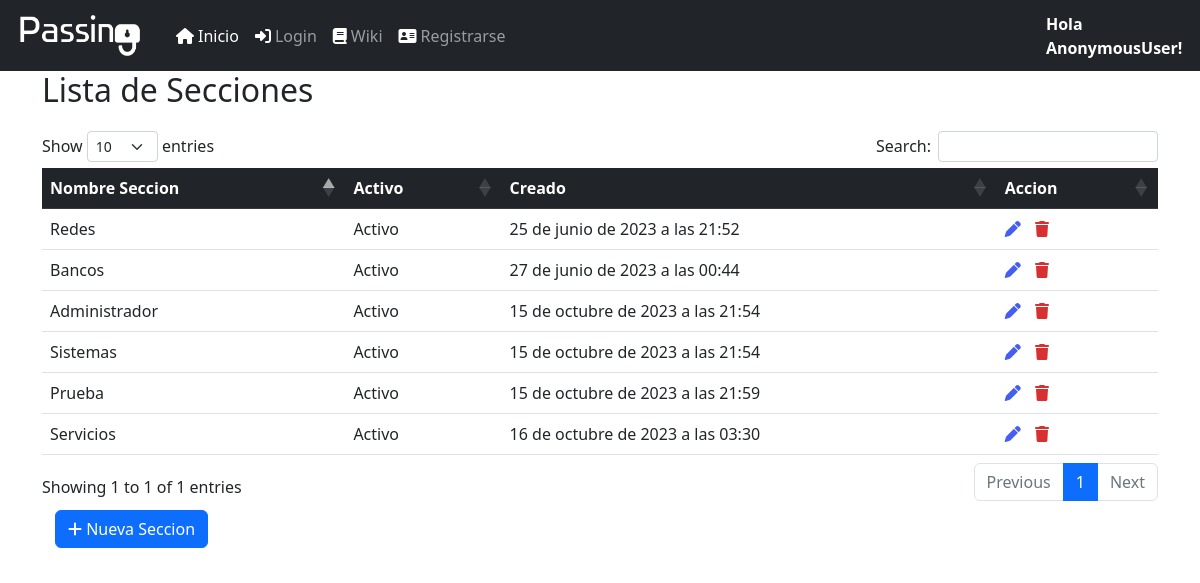
Screenshot of /pass/listsection with the database file from the repository.
### passbase/models.py (models this page shows, shortened)
class SeccionContra(models.Model):
    nombre_seccion = models.CharField(max_length=50)
    active = models.BooleanField(default=True)
    created = models.DateTimeField(auto_now=True)
    updated = models.DateTimeField(auto_now_add=True)

### passbase/views.py (the view, shortened to what this page needs)
# urls.py: path('listsection',SectionListView.as_view(), name='listsection'),
class SectionListView(ListView):
    model = SeccionContra
    template_name = 'listsection.html'
    @method_decorator(csrf_exempt)
    def dispatch(self, request, *args, **kwargs):
        return super().dispatch(request, *args, **kwargs)
    def get_queryset(self):
        return SeccionContra.objects.all()
    def get_context_data(self, **kwargs):
        context = super().get_context_data(**kwargs)
        context['title'] = 'Lista de Secciones'
        return context

### templates/listsection.html (shortened to what this page needs)
<!DOCTYPE html>
{% extends 'base.html'%}
{% load static %}
{% block head %}
<link rel="stylesheet" href="{% static 'lib/datatables-1.13.1/css/dataTables.bootstrap5.min.css' %}"/>
<link rel="stylesheet" href="{% static 'lib/datatables-1.13.1/plugins/responsive-2.4.0/css/responsive.bootstrap5.min.css' %}"/>
{% endblock %}
{% block content %}
<div class="container" style="height: 60px;">
    <h2>{{title}}</h2>
</div>
    <div class="container">
            <table class="table" id="data">
                <thead class="table-dark">
                    <tr >
                        <th scope="col">Nombre Seccion</th>
                        <th scope="col">Activo</th>
                        <th scope="col">Creado</th>
                        <th scope="col">Accion</th>
                    </tr>
                </thead>
                <tbody>
                    {% for section in object_list %}
                    <tr>
                        <td>{{ section.nombre_seccion}}</td>
                        <td class ="form-check-label" type = "checkbox">
                            {% if section.active == True %}
                            Activo
                            {% else %}
                            Inactivo
                            {% endif %}
                        </td>
                        <td>{{ section.created }}</td>
                        <td> <a href=" {% url 'updatesection' section.id %} " <i class="fas fa-pen" style="margin-right:10px; text-decoration-line: None; color:rgb(68, 94, 243);"></i></a>
                            {% if section.active == True %}
                            <a href=" {% url 'deletesection' section.id %} " <i class="fas fa-trash" style="margin-right:10px; text-decoration-line: None; color:rgb(216, 48, 48);"></i></a></td>
                            {% elif section.active == False %}
                            <a href=" {% url 'activesection' section.id %} " <i class="fa-solid fa-power-off" style="margin-right:10px; text-decoration-line: None; color:rgb(54, 173, 54);"></i></a></td>
                            {% endif %}
                    </tr>
                </tbody>
                    {% endfor %}
            </table>
            <div>
                <button class="btn">
                    <a class="btn btn-primary btn-flat" href = "{% url 'createsection' %}">
                    <i class="fas fa-plus"></i> Nueva Seccion </a>
                </button>
            </div>
    </div>
{% endblock %}

### rows the page displays
SeccionContra: nombre_seccion "Redes", active "Activo", created "25 de junio de 2023 a las 21:52"
SeccionContra: nombre_seccion "Bancos", active "Activo", created "27 de junio de 2023 a las 00:44"
SeccionContra: nombre_seccion "Administrador", active "Activo", created "15 de octubre de 2023 a las 21:54"
SeccionContra: nombre_seccion "Sistemas", active "Activo", created "15 de octubre de 2023 a las 21:54"
SeccionContra: nombre_seccion "Prueba", active "Activo", created "15 de octubre de 2023 a las 21:59"
SeccionContra: nombre_seccion "Servicios", active "Activo", created "16 de octubre de 2023 a las 03:30"

### other values shown
{{ request.user }} "AnonymousUser"
{{ title }} "Lista de Secciones"
